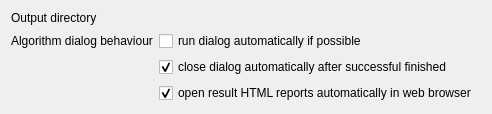
       <widget class="QWidget" name="tab_8">
        <attribute name="title">
         <string>Settings</string>
        </attribute>
        <layout class="QFormLayout" name="formLayout_3">
         <item row="1" column="0">
          <widget class="QLabel" name="label_23">
           <property name="text">
            <string>Algorithm dialog behaviour</string>
           </property>
          </widget>
         </item>
         <item row="1" column="1">
          <widget class="QCheckBox" name="mDialogAutoRun">
           <property name="text">
            <string>run dialog automatically if possible</string>
           </property>
           <property name="checked">
            <bool>false</bool>
           </property>
          </widget>
         </item>
         <item row="2" column="1">
          <widget class="QCheckBox" name="mDialogAutoClose">
           <property name="text">
            <string>close dialog automatically after successful finished</string>
           </property>
           <property name="checked">
            <bool>true</bool>
           </property>
          </widget>
         </item>
         <item row="3" column="1">
          <widget class="QCheckBox" name="mDialogAutoOpen">
           <property name="text">
            <string>open result HTML reports automatically in web browser </string>
           </property>
           <property name="checked">
            <bool>true</bool>
           </property>
          </widget>
         </item>
         <item row="0" column="0">
          <widget class="QLabel" name="label_30">
           <property name="minimumSize">
            <size>
             <width>120</width>
             <height>0</height>
            </size>
           </property>
           <property name="text">
            <string>Output directory</string>
           </property>
           <property name="alignment">
            <set>Qt::AlignLeading|Qt::AlignLeft|Qt::AlignVCenter</set>
           </property>
          </widget>
         </item>
         <item row="0" column="1">
          <widget class="QgsFileWidget" name="mWorkingDirectory">
           <property name="storageMode">
            <enum>QgsFileWidget::GetDirectory</enum>
           </property>
          </widget>
         </item>
        </layout>
       </widget>
